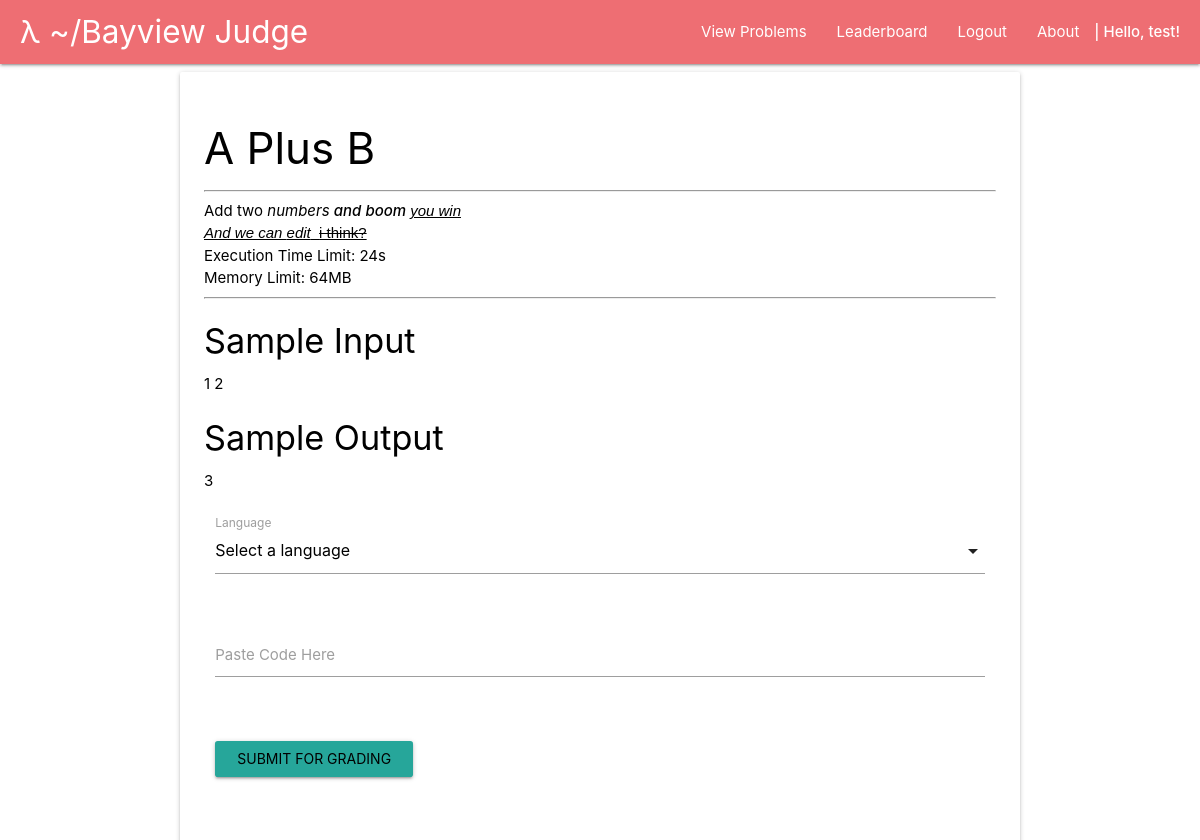
The page /Problems/SubmitProblem.php?id=1 (signed in) on the database its author committed.
### tables this page shows
CREATE TABLE `problems` (
  `id` int(11) NOT NULL,
  `name` varchar(255) NOT NULL,
  `details` text NOT NULL,
  `points` int(11) NOT NULL,
  `timelimit` int(11) NOT NULL,
  `memlimit` int(11) NOT NULL,
  `sample_in` text NOT NULL,
  `sample_out` text NOT NULL,
  `in_cases` text NOT NULL,
  `out_cases` text NOT NULL
);

### Controllers/GetProblems.php (called while the page is built, shortened)
<?php
function getProblems() {
    $config = parse_ini_file($_SERVER['DOCUMENT_ROOT'] . "/Config/config.ini");
    $conn = new mysqli($config['db_host'], $config['db_user'], $config['db_pass'], $config['db_name']);
    $query = "SELECT * FROM problems";
    $result = $conn->query($query);
    $problemArray = array();
    $index = 0;
    while($row = $result->fetch_assoc()){
        $problemArray[$index] = $row;
        $index++;
    }
    return $problemArray;
}
function getProblemByID($id) {
    foreach(getProblems() as $problem) {
        if($problem['id'] == $id) {
            return $problem;
        }
    }
    return "";
}
?>

### Problems/SubmitProblem.php (the view, shortened to what this page needs)
<?php
include($_SERVER['DOCUMENT_ROOT'] . "/Parts/page-head.php");
include($_SERVER['DOCUMENT_ROOT'] . "/Parts/page-foot.php");
include($_SERVER['DOCUMENT_ROOT'] . "/Controllers/GetProblems.php");
$problem = getProblemByID($_GET['id']);
echo renderPageHead("Submit Solution");
?>
<div class="card white hoverable">
    <div class="card-content black-text">
        <div class="row">
            <h3><?php echo $problem['name'] ?></h3>
            <hr />
            <p><?php echo $problem['details'] ?></p>
            <p>Execution Time Limit: <?php echo $problem['timelimit'] ?>s</p>
            <p>Memory Limit: <?php echo $problem['memlimit'] ?>MB</p>
            <hr />
            <h4>Sample Input</h4>
            <p><?php echo $problem['sample_in'] ?></p>
            <h4>Sample Output</h4>
            <p><?php echo $problem['sample_out'] ?></p>
        </div>
        <div class="row">
            <form class="col s12" action="<?php echo $config['page_root'] ?>/Controllers/SubmitProblem.php" method="post">
                <div class="row">
                    <div class="input-field col s12">
                        <label>Language</label>
                    </div>
                </div>
                <div class="row">
                    <div class="input-field col s12">
                        <textarea id="code"  class="materialize-textarea" name="code"></textarea>
                        <label for="code">Paste Code Here</label>
                    </div>
                </div>
                <div class="row">
                    <div class="input-field col s12">
                        <input id="submit" type="submit" class="waves-effect waves-light btn" value="Submit for grading">
                    </div>
                </div>
            </form>
        </div>
    </div>
</div>
<?php
echo renderPageFoot();
?>

### rows shown on the page
problems: name "A Plus B", details "Add two numbers and boom you win And we can edit i think?", timelimit "24", memlimit "64", sample_in "1 2", sample_out "3"

### other values the page prints
$helloMsg "Hello, test!"
